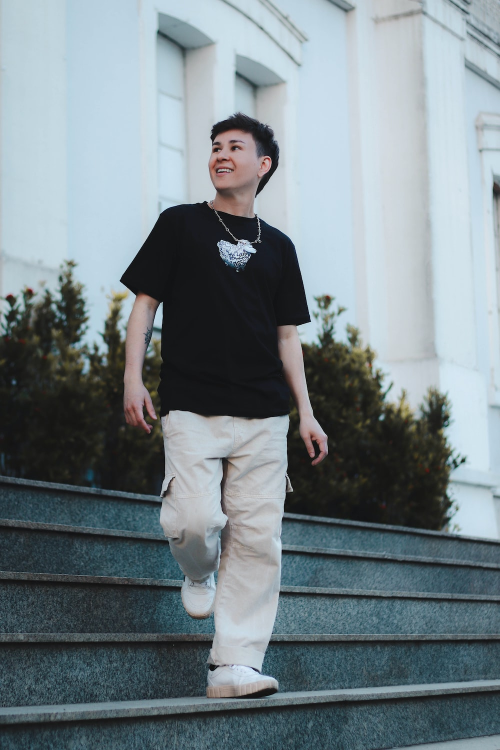
#> input picture studyts/BIT_Image_Edited/img/input_img.jpg, 1000 x 1500 px, given in place of the camera (shown at 1/2 size)
$ python opencv_facing_haar-like.py
#> lines starting #> are read from the running program, lines starting #| are printed output that depends on the picture; after the words box and inside, x2 and y2 are one past the last pixel; in counts of white or black regions, pixels touching at a corner belong together
import cv2
import numpy as np

# Haar-like setting
face_cascade = cv2.CascadeClassifier(cv2.data.haarcascades + 'haarcascade_frontalface_default.xml')

# Camera setting
cam = cv2.VideoCapture(0)
cam.set(cv2.CAP_PROP_FRAME_WIDTH, 480)
cam.set(cv2.CAP_PROP_FRAME_HEIGHT, 270)

while cam.isOpened():
    status, frame = cam.read()
#> frame is the input picture: shape (1500, 1000, 3); mean B, G, R 137.3, 131.8, 119.4
    if not status:
        break

    rows, cols = frame.shape[:2]
#> rows = 1500; cols = 1000
    frameGray = cv2.cvtColor(frame, cv2.COLOR_BGR2GRAY)
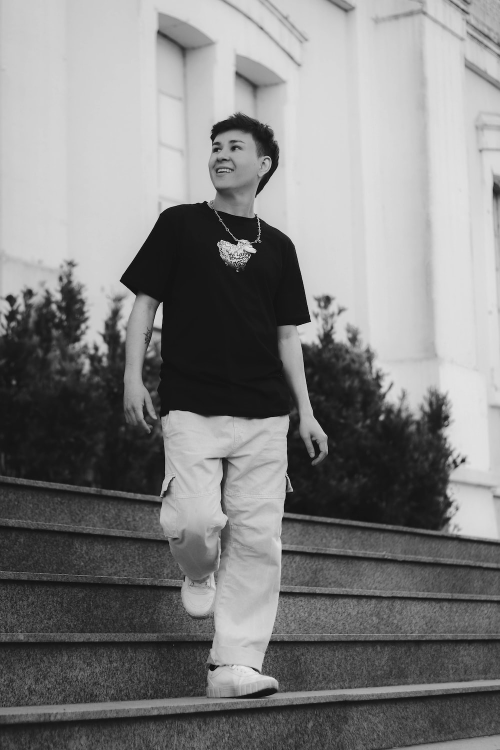
#> frameGray: shape (1500, 1000) (shown at 1/2 size); min 0, max 252, mean 128.7

    faces = face_cascade.detectMultiScale(frameGray, 1.2, 3)
#> faces = [[397, 250, 113, 113]]
    for (x, y, w, h) in faces:
        cv2.rectangle(frame, (x, y), (x + w, y + h), (255, 0, 0), 2)
#> this loop made 1 pass
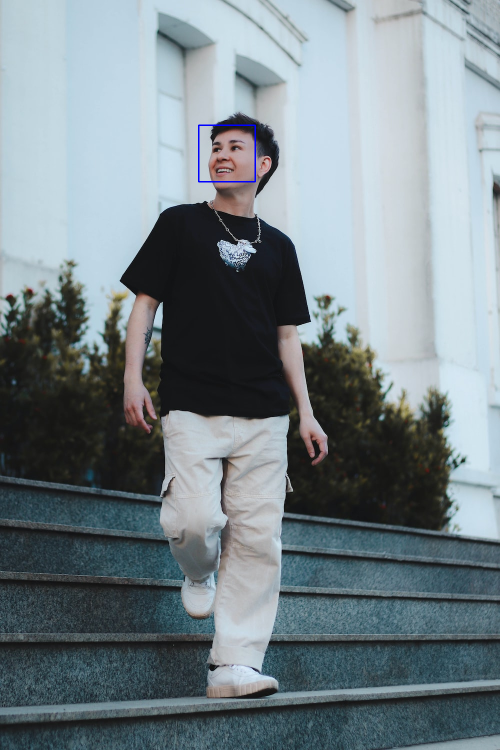
#> frame: shape (1500, 1000, 3) (shown at 1/2 size); 0.09% of pixels changed, all inside (x1, y1, x2, y2) = (396, 249, 512, 365)

    flag = False
    for (x, y, w, h) in faces:
        center = [int(x + w / 2), int(y + h / 2)]
        M = np.float64([[1, 0, -center[0] + int(cols / 2)], [0, 1, -center[1] + int(rows / 2)]])
        dst = cv2.warpAffine(frame, M, (cols, rows))
        flag = True
        break
#> this loop made 1 pass
#> (x, y, w, h, center, M, flag) on pass 1: (397, 250, 113, 113, [453, 306], [[1, 0, 47], [0, 1, 444]], True)
#> pass 1, `dst = cv2.warpAffine(frame, M, (cols, rows))`:
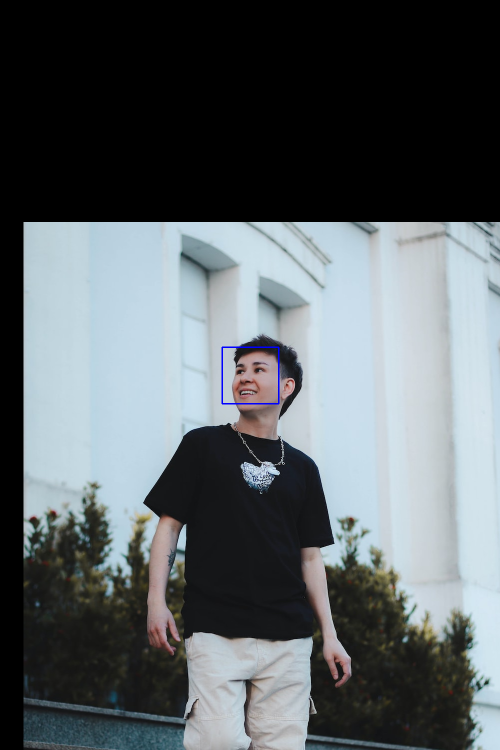
#> dst: shape (1500, 1000, 3) (shown at 1/2 size); mean B, G, R 101.6, 98.2, 91.5

    if flag:
        cv2.imshow("test", dst)
    else:
        cv2.imshow("test", frame)

    if cv2.waitKey(200) & 0xFF == ord('q'):
#> (key q is pressed here)
        break

cam.release()
cv2.destroyAllWindows()
